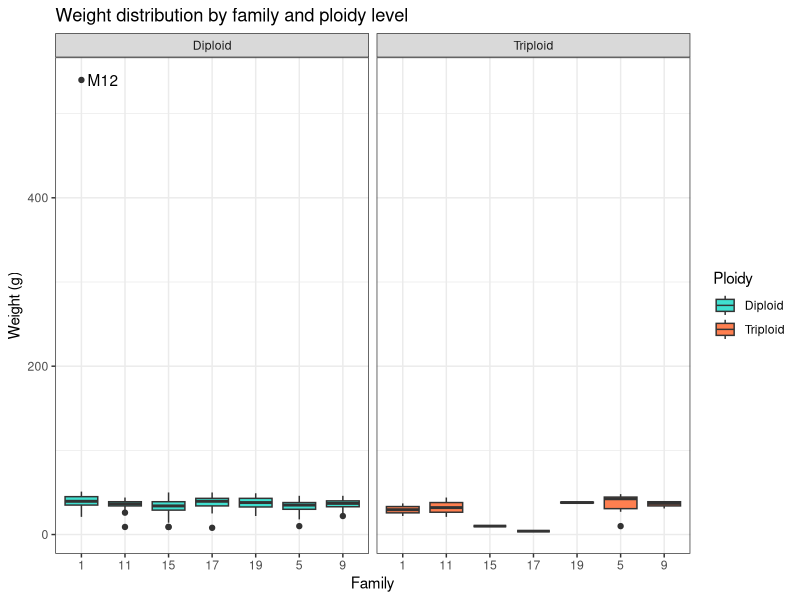
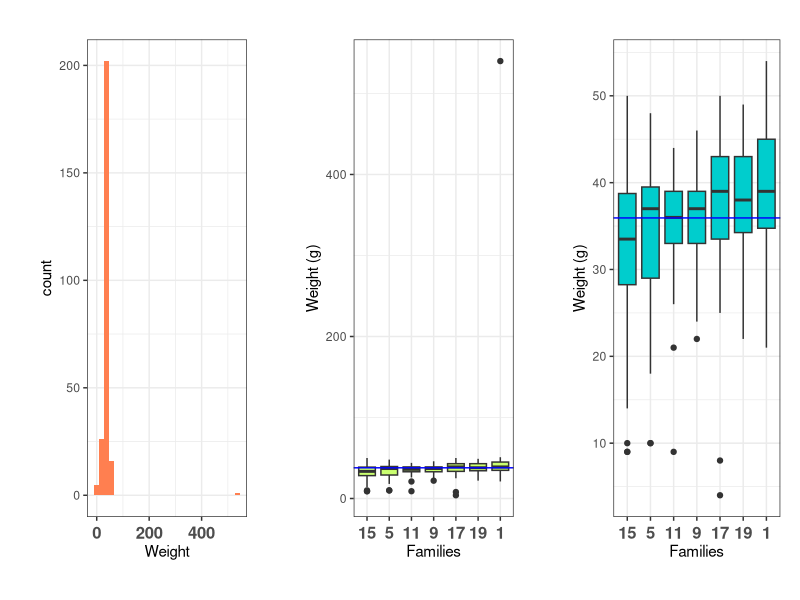
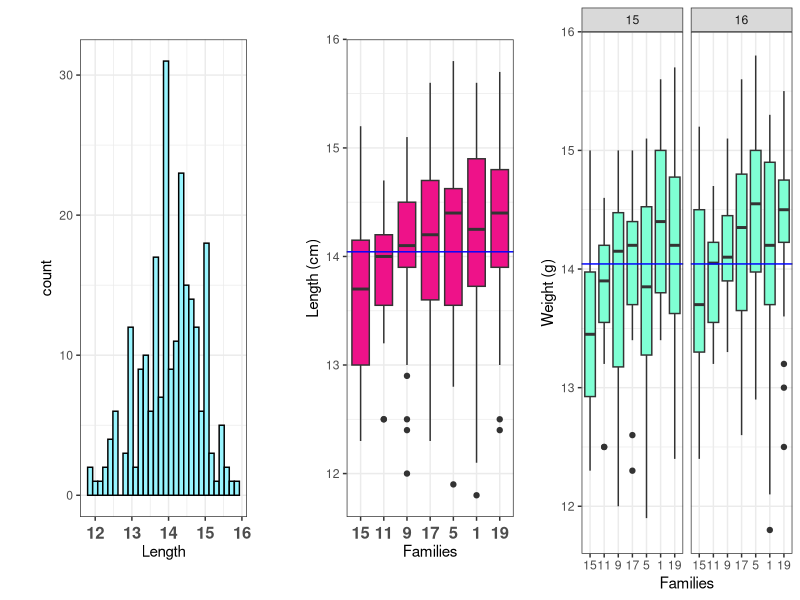

These charts were generated, in order, by the following R code:
# ------------------------------------------------------------------------------------------------------------------
# Clase 06 - Script de manipulación avanzada de datos con tidyr y dplyr
# Dr. José Gallardo Matus & Dra. María Angélica Rueda Calderón
# 25 abril 2023
# Diplomado en Análisis de Datos y Modelamiento Predictivo con Aprendizaje Automático para la Acuicultura.
# ------------------------------------------------------------------------------------------------------------------

# Habilita paquetes
library(readxl) # Para importar datos a R

library(dplyr) # Para manipular datos

library(tidyr) # Para manipular datos

library(ggplot2) # Para hacer gráficos

library(gridExtra) # Para que salgan varios graficos en simultaneo

# Importar base de datos
salmon <- read_excel("salmon.xlsx", na = "NA")

# Ordenar la variable Sample de menor a mayor usando arrange
salmon <- salmon%>% 
          arrange(Sample)

# Transformar variables tipo chr a factor
salmon$Sample <- as.factor(salmon$Sample)
salmon$Ploidy <- as.factor(salmon$Ploidy)
salmon$Family <- as.factor(salmon$Family)
salmon$Tank <- as.factor(salmon$Tank)

# Identificar datos atípicos, duplicados o faltantes (NA) con summary
summary(salmon)

# Ver la dimensión de la nueva base de datos con datos faltantes
dim(salmon)

# Omitir/quitar datos faltantes na.omit()
salmon_new <- na.omit(salmon)

# Ver la dimensión de la nueva base de datos sin datos faltantes 
dim(salmon_new)

# Reemplazar datos faltantes por la media, mediana con replace_na()
  
salmon <- salmon%>% mutate(Weight = replace_na(Weight,median(Weight, na.rm = TRUE)),
                           Length = replace_na(Length,median(Length, na.rm = TRUE)))


# Identificar información duplicada en todas las columnas usando duplicated()
dups_all <- salmon %>% filter(duplicated(.))


# Identificar observaciones que están duplicadas para el mismo individuo (Sample) usando duplicated()
dups_id <- salmon %>% filter(duplicated(Sample))

# Unificar observaciones duplicadas usando distinct()
salmon_unified <- salmon %>% distinct(Sample, .keep_all = TRUE)

# Muestra las diez primeras observaciones de la nueva base de datos con head()

head(salmon_unified,10)

# Identificar valores atípicos (outliers)
datos_outliers_bajos <- salmon_unified %>%
  filter(Weight < (quantile(Weight, 0.25) - 1.5*IQR(Weight)) | Length < (quantile(Length, 0.25) - 1.5*IQR(Length))) 

datos_outliers_altos <- salmon_unified %>%
  filter(Weight > (quantile(Weight, 0.75) + 1.5*IQR(Weight)) | Length > (quantile(Length, 0.75) + 1.5*IQR(Length)))

# Unir las observaciones de datos_outliers_bajos y datos_outliers_altos con rbind
datos_outliers <- rbind(datos_outliers_bajos,datos_outliers_altos)

# Generar base de datos sin valores atípicos (outliers)
datos_sin_outliers <- anti_join(salmon_unified, datos_outliers, by = "Sample")

# Modificar dato atípico usando mutate()
salmon_mod <- salmon_unified %>%
  mutate(Weight = ifelse(Sample == "M12", 54, Weight))

# facet_wrap()```**: Permite dividir una gráfica en paneles o subgráficos basados en una o varias variables categóricas.  

ggplot(salmon_unified, aes(x = Family, y = Weight, fill = Ploidy)) + 
  geom_boxplot() +
  scale_fill_manual(values = c("turquoise", "coral")) +
  facet_wrap(~ Ploidy) +
  labs(title = "Weight distribution by family and ploidy level",
       x = "Family",
       y = "Weight (g)") +
  theme_bw() +
  geom_text(data = filter(salmon_unified, Weight > quantile(Weight, 0.75) + 1.5*IQR(Weight)),
            aes(label = Sample), hjust = -0.2, vjust = 0.5)


# grid.arrange(p, q, r, ncol = 3) : se utiliza para combinar varios gráficos de ggplot en una sola figura.

# Hacer tema con características a aplicar en los gráficos 
theme_customizado <-  theme(axis.text.x = element_text(size = 12, face = "bold", hjust = 0.5, vjust = 0.5), 
                            plot.margin = unit(c(1,0.5,1,1), "cm"))

# Hacer gráficos con ggplot2 y mostrarlos en una sola figura con grid.arrange()
p <- ggplot(salmon_unified, aes(x = Weight)) + 
  geom_histogram(fill="coral", bins=30) +
  theme_bw()+
  theme_customizado

q <- ggplot(data = salmon_unified, aes(x = reorder(Family, Weight, FUN = mean), y = Weight))+
  geom_boxplot(fill="darkolivegreen1")+
  labs(x="Families", y="Weight (g)")+ 
  geom_hline(yintercept = mean(salmon_unified$Weight), linetype = "solid", color = "blue")+
  theme_bw()+
  theme_customizado


r <- ggplot(data = salmon_mod, aes(x = reorder(Family, Weight, FUN = mean), y = Weight))+
  geom_boxplot(fill="cyan3")+
  labs(x="Families", y="Weight (g)")+ 
  geom_hline(yintercept = mean(salmon_mod$Weight), linetype = "solid", color = "blue")+
  theme_bw()+
  theme_customizado


grid.arrange(p, q, r, ncol = 3)

# Ejercicio individual
# Use el objeto datos_sin_outliers creado en la clase para:  
# 1) Hacer histograma de Length,
# 2) Hacer boxplot de Length por Family con la recta horizontal que indica el promedio de Lenght 
# 3) Hacer boxplot de Lenght por Family con la recta horizontal que indica el promedio de Lenght y por Tank use facet_wrap(~ Tank)
# 4) Coloque en una sola figura los graficos de los items 1, 2 y 3 usando grid.arrange()





# Respuesta del ejercicio
# Hacer gráficos con ggplot2 y mostrarlos en una sola figura con grid.arrange()
#1). 
s <- ggplot(datos_sin_outliers, aes(x = Length)) + 
  geom_histogram(color="black",fill="cadetblue1", bins=30) +
  theme_bw()+
  theme_customizado

#2).
t <- ggplot(data = datos_sin_outliers, aes(x = reorder(Family, Length, FUN = mean), y = Length))+
  geom_boxplot(fill="deeppink2")+
  labs(x="Families", y="Length (cm)")+ 
  geom_hline(yintercept = mean(datos_sin_outliers$Length), linetype = "solid", color = "blue")+
  theme_bw()+
  theme_customizado

#3).
u <- ggplot(data = datos_sin_outliers, aes(x = reorder(Family, Length, FUN = mean), y = Length))+
  geom_boxplot(fill="aquamarine")+
  labs(x="Families", y="Weight (g)")+ 
  geom_hline(yintercept = mean(datos_sin_outliers$Length), linetype = "solid", color = "blue")+
  theme_bw()+ facet_wrap(~ Tank)
  theme_customizado

#4).
  grid.arrange(s, t, u, ncol = 3)
